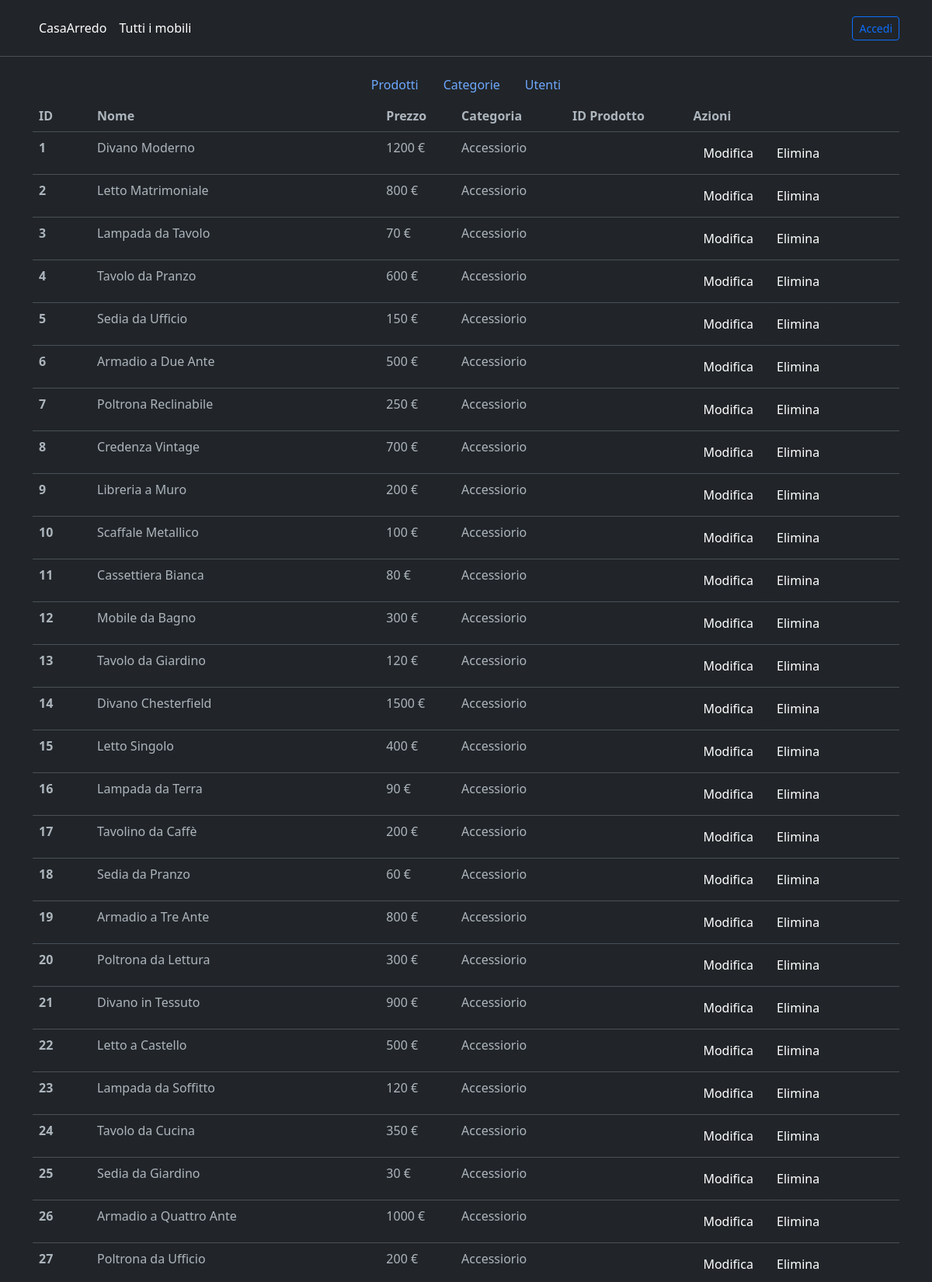
The app's page /src/view/admin.php (upper part) with its own data.
### tables this page shows
CREATE TABLE IF NOT EXISTS `prodotti` (
  `id` int(11) NOT NULL AUTO_INCREMENT,
  `nome` varchar(30) NOT NULL,
  `descrizione` varchar(250) DEFAULT NULL,
  `prezzo` double NOT NULL,
  `id_categoria` int(11) DEFAULT NULL,
  `id_prodotto` int(11) DEFAULT NULL,
  PRIMARY KEY (`id`),
  KEY `id_categoria` (`id_categoria`),
  KEY `id_prodotto` (`id_prodotto`),
  CONSTRAINT `prodotti_ibfk_1` FOREIGN KEY (`id_categoria`) REFERENCES `categoria` (`id`),
  CONSTRAINT `prodotti_ibfk_2` FOREIGN KEY (`id_prodotto`) REFERENCES `prodotti` (`id`)
);

### src/model/letturaDB/letturaDB.php (called while the page is built, shortened)
<?php
include $_SERVER["DOCUMENT_ROOT"] . '/PHP/e-commerce_mobili/src/model/connessione.php';
include $_SERVER["DOCUMENT_ROOT"] . '/PHP/e-commerce_mobili/src/model/collections/classeProdottoCollection.php';
$conn = new mysqli($hostname, $username, $password, $dbname);
function getProdotti()
{
    global $conn;
    $prodotti = new ProdottoCollection();
    $query = "SELECT * FROM prodotti";
    $risultato = $conn->query($query);
    if ($risultato->num_rows > 0) {
        while ($prod = $risultato->fetch_assoc()) {
            $prodotti->aggiungiProdotto(new Prodotti($prod["id"], $prod["nome"], $prod["descrizione"], $prod["prezzo"], $prod["id_categoria"], $prod["id_prodotto"]));
        }
    }
    return $prodotti;
}
?>

### src/controller/letturaDati.php (called while the page is built, shortened)
<?php
    include $_SERVER["DOCUMENT_ROOT"] . "/PHP/e-commerce_mobili/src/model/letturaDB/letturaDB.php";
    function selezionaProdotti(){
        return getProdotti()->getProdotti();
    }
?>

### src/model/collections/classeProdottoCollection.php (called while the page is built, shortened)
<?php
    include $_SERVER["DOCUMENT_ROOT"] . '/PHP/e-commerce_mobili/src/model/classi/classeProdotto.php';
    class ProdottoCollection {
        private $prodotti = [];
        public function aggiungiProdotto(Prodotti $prodotto) {
            $this->prodotti[] = $prodotto;
        }
        public function getProdotti() {
            return $this->prodotti;
        }
    }
?>

### src/model/classi/classeProdotto.php (called while the page is built, shortened)
<?php
    class Prodotti {
        private $id;
        private $nome;
        private $descrizione;
        private $prezzo;
        private $idCategoria;
        private $idProdotto;
        public function __construct($id, $nome, $descrizione, $prezzo, $idCategoria, $idProdotto) {
            $this->id = $id;
            $this->nome = $nome;
            $this->descrizione = $descrizione;
            $this->prezzo = $prezzo;
            $this->idCategoria = $idCategoria;
            $this->idProdotto = $idProdotto;
        }
        public function getId() {
            return $this->id;
        }
        public function getNome() {
            return $this->nome;
        }
        public function getDescrizione() {
            return $this->descrizione;
        }
        public function getPrezzo() {
            return $this->prezzo;
        }
        public function getIdCategoria() {
            return $this->idCategoria;
        }
        public function getIdProdotto() {
            return $this->idProdotto;
        }
    }
?>

### src/view/admin.php (the view, shortened to what this page needs)
<?php
    include '../controller/letturaDati.php';
?>
<!doctype html>
<html lang="en" data-bs-theme="dark">
<head>
    <link href="https://cdn.jsdelivr.net/npm/bootstrap@5.3.2/dist/css/bootstrap.min.css" rel="stylesheet">
    <link href="https://getbootstrap.com/docs/5.3/assets/css/docs.css" rel="stylesheet" />
    <link rel="stylesheet" href="https://cdnjs.cloudflare.com/ajax/libs/twitter-bootstrap/5.3.0/css/bootstrap.min.css">
    <link rel="stylesheet" href="https://cdn.datatables.net/1.13.7/css/dataTables.bootstrap5.min.css">
    <link href="../css/carousel.css" rel="stylesheet">
</head>
<body>
    <header class="p-3 mb-3 border-bottom">
        <div class="container">
            <div class="d-flex flex-wrap align-items-center justify-content-center justify-content-lg-start">
                <ul class="nav col-12 col-lg-auto me-lg-auto mb-2 justify-content-center mb-md-0">
                    <li><a href="" class="nav-link px-2 link-body-emphasis">CasaArredo</a></li>
                    <li><a href="./visualizzaPerCategoria.php" class="nav-link px-2 link-body-emphasis">Tutti i mobili</a></li>
                </ul>
                <div class="dropdown text-end">
                    <?php
                        if(isset($_SESSION["RUOLO"])){
                            $nome = $_SESSION["NOME_COGNOME"];
                            echo    "<a href='#' class='d-block link-body-emphasis text-decoration-none dropdown-toggle' data-bs-toggle='dropdown' aria-expanded='false'>
                                        <img src='../immagini/user_image/user.jpg' alt='mdo' width='32' height='32' class='rounded-circle'>
                                        $nome
                                    </a>";
                            echo    "<ul class='dropdown-menu text-small'>
                                        <li><a class='dropdown-item' href='./visualizzaCarrello.php'>Carrello</a></li>
                                        <li><a class='dropdown-item' href='./visualizzaOrdini.php'>Ordini</a></li>
                                        <li><a class='dropdown-item' href='./profilo.php'>Profilo</a></li>";
                            if($_SESSION["RUOLO"] === "ADMIN"){
                                echo "<li><hr class='dropdown-divider'></li>";
                                echo "<li><a class='dropdown-item' href='./admin.php'>Sezione amministratore</a></li>";
                            }
                            echo        "<li><hr class='dropdown-divider'></li>
                                        <li><a class='dropdown-item' href='../controller/logout.php'>Esci</a></li>
                                    </ul>";
                        }else{
                            echo "<a href='./login.html'><button type='button' class='btn btn-sm btn-outline-primary'>Accedi</button></a>";
                        }
                    ?>
                </div>
            </div>
        </div>
    </header>
    <header class="d-flex justify-content-center p-0">
        <ul class="nav nav-pills">
            <li class="nav-item" onclick="cambiaScheda(0)"><a href="#Prodotti" class="nav-link">Prodotti</a></li>
            <li class="nav-item" onclick="cambiaScheda(1)"><a href="#Categorie" class="nav-link">Categorie</a></li>
            <li class="nav-item" onclick="cambiaScheda(2)"><a href="#Utenti" class="nav-link">Utenti</a></li>
        </ul>
    </header>
    <main class="container marketing">
        <div id="divProdotti">
            <table class="table">
                <thead>
                    <tr>
                        <th scope="col">ID</th>
                        <th scope="col">Nome</th>
                        <th scope="col">Prezzo</th>
                        <th scope="col">Categoria</th>
                        <th scope="col">ID Prodotto</th>
                        <th scope="col">Azioni</th>
                    </tr>
                </thead>
                <tbody>
                    <?php
                        $listaProdotti = selezionaProdotti();
                        foreach ($listaProdotti as $prod) {
                            $id = $prod->getId();
                            $nome = $prod->getNome();
                            $descrizione = $prod->getDescrizione() ?? '';
                            $prezzo = $prod->getPrezzo();
                            $id_categoria = $prod->getIdCategoria() ?? '';
                            $categoria = "Accessiorio";
                            $id_prod = $prod->getIdProdotto() ?? '';
                            $dati = array(
                                'id' => $id,
                                'nome' => $nome,
                                'descrizione' => $descrizione,
                                'prezzo' => $prezzo,
                                'id_categoria' => $id_categoria,
                                'id_prod' => $id_prod
                            );
                            $datiJson = json_encode($dati);
                            echo    "<tr>
                                        <th scope='row'>$id</th>
                                        <td>$nome</td>
                                        <td>$prezzo €</td>
                                        <td>$categoria</td>
                                        <td>$id_prod</td>
                                        <td>
                                            <button type='button' class='btn btn-dark' data-bs-toggle='modal' data-bs-target='#modalModifica' onclick='inserisciDatiModifica($datiJson)'>Modifica</button>
                                            <button type='button' class='btn btn-dark' data-bs-toggle='modal' data-bs-target='#modalElimina' onclick='inserisciDatiElimina($id)'>Elimina</button>
                                        </td>
                                    </tr>";
                        }
                    ?>
                </tbody>
            </table>
        </div>
    </main>
</body>
</html>

### src/css/carousel.css (style rules this page uses)
body { padding-top: 3rem; padding-bottom: 3rem; color: rgb(var(--bs-tertiary-color-rgb)); }

### src/view/admin.php (style rules this page uses)
body { padding: 0; }

### records on screen
prodotti: id "1", nome "Divano Moderno", prezzo "1200", categoria "Accessiorio"
prodotti: id "2", nome "Letto Matrimoniale", prezzo "800", categoria "Accessiorio"
prodotti: id "3", nome "Lampada da Tavolo", prezzo "70", categoria "Accessiorio"
prodotti: id "4", nome "Tavolo da Pranzo", prezzo "600", categoria "Accessiorio"
prodotti: id "5", nome "Sedia da Ufficio", prezzo "150", categoria "Accessiorio"
prodotti: id "6", nome "Armadio a Due Ante", prezzo "500", categoria "Accessiorio"
prodotti: id "7", nome "Poltrona Reclinabile", prezzo "250", categoria "Accessiorio"
prodotti: id "8", nome "Credenza Vintage", prezzo "700", categoria "Accessiorio"
prodotti: id "9", nome "Libreria a Muro", prezzo "200", categoria "Accessiorio"
prodotti: id "10", nome "Scaffale Metallico", prezzo "100", categoria "Accessiorio"
prodotti: id "11", nome "Cassettiera Bianca", prezzo "80", categoria "Accessiorio"
prodotti: id "12", nome "Mobile da Bagno", prezzo "300", categoria "Accessiorio"
prodotti: id "13", nome "Tavolo da Giardino", prezzo "120", categoria "Accessiorio"
prodotti: id "14", nome "Divano Chesterfield", prezzo "1500", categoria "Accessiorio"
prodotti: id "15", nome "Letto Singolo", prezzo "400", categoria "Accessiorio"
prodotti: id "16", nome "Lampada da Terra", prezzo "90", categoria "Accessiorio"
prodotti: id "17", nome "Tavolino da Caffè", prezzo "200", categoria "Accessiorio"
prodotti: id "18", nome "Sedia da Pranzo", prezzo "60", categoria "Accessiorio"
prodotti: id "19", nome "Armadio a Tre Ante", prezzo "800", categoria "Accessiorio"
prodotti: id "20", nome "Poltrona da Lettura", prezzo "300", categoria "Accessiorio"
prodotti: id "21", nome "Divano in Tessuto", prezzo "900", categoria "Accessiorio"
prodotti: id "22", nome "Letto a Castello", prezzo "500", categoria "Accessiorio"
prodotti: id "23", nome "Lampada da Soffitto", prezzo "120", categoria "Accessiorio"
prodotti: id "24", nome "Tavolo da Cucina", prezzo "350", categoria "Accessiorio"
prodotti: id "25", nome "Sedia da Giardino", prezzo "30", categoria "Accessiorio"
prodotti: id "26", nome "Armadio a Quattro Ante", prezzo "1000", categoria "Accessiorio"
prodotti: id "27", nome "Poltrona da Ufficio", prezzo "200", categoria "Accessiorio"
